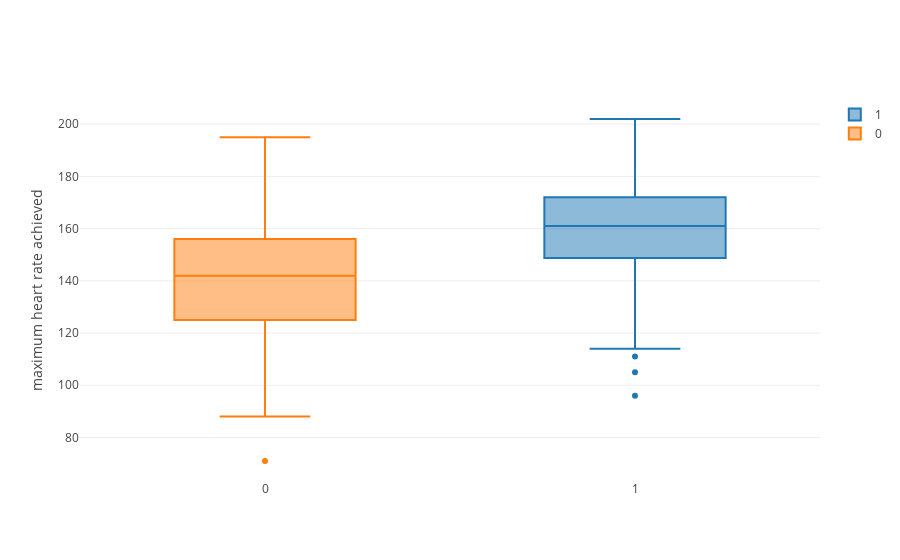

Notebook code for this chart:
### Markdown cell above
Apparently, higher colesterol values are relationed with these three types of pain. (See the max values)

### Code cell
# First let's create a list to append the data to be plotted
data = []
for target in df.target.unique():
    data.append(go.Box(y=df[df.target == target].thalach, name=str(target)))

layout = go.Layout(yaxis=dict(title ='maximum heart rate achieved', zeroline=False))
                   
fig = go.Figure(data=data, layout=layout)               
py.iplot(fig, show_link=False)

### Figure 1 — Plotly figure (JSON) as saved in the notebook; plotly's stock layout.template omitted (floating-point values rounded to 4 significant figures; data arrays with more than 128 entries replaced by an {"elided": "..."} marker saying what was removed)
{"data": [{"name": "1", "type": "box", "uid": "eef23c68-e8fe-47a7-8107-61c5b0185b8a", "y": {"elided": "165 int values"}}, {"name": "0", "type": "box", "uid": "8ef51967-de42-41a0-bac0-41e9393b4cad", "y": {"elided": "138 int values"}}], "layout": {"autosize": true, "xaxis": {"autorange": true, "range": [-0.5, 1.5], "type": "linear"}, "yaxis": {"autorange": true, "range": [63.72, 209.3], "title": {"text": "maximum heart rate achieved"}, "type": "linear", "zeroline": false}}}
